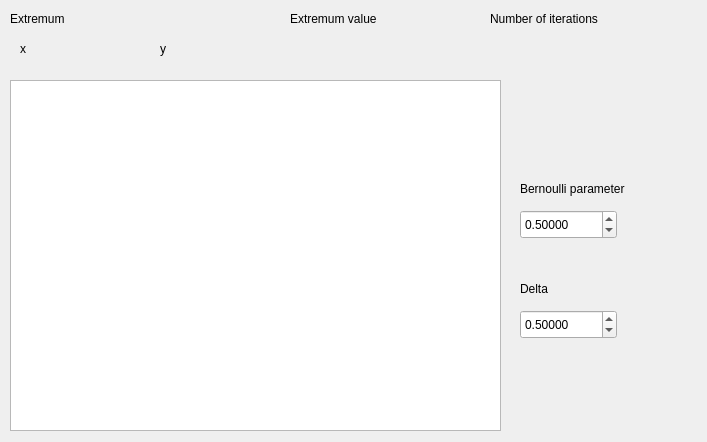
<?xml version="1.0" encoding="UTF-8"?>
<ui version="4.0">
 <class>StochasticDialog</class>
 <widget class="QDialog" name="StochasticDialog">
  <property name="geometry">
   <rect>
    <x>0</x>
    <y>0</y>
    <width>707</width>
    <height>442</height>
   </rect>
  </property>
  <property name="cursor">
   <cursorShape>ArrowCursor</cursorShape>
  </property>
  <property name="windowTitle">
   <string>Dialog</string>
  </property>
  <widget class="QLabel" name="f">
   <property name="geometry">
    <rect>
     <x>290</x>
     <y>40</y>
     <width>131</width>
     <height>17</height>
    </rect>
   </property>
   <property name="text">
    <string/>
   </property>
  </widget>
  <widget class="QLabel" name="label_6">
   <property name="geometry">
    <rect>
     <x>160</x>
     <y>40</y>
     <width>16</width>
     <height>17</height>
    </rect>
   </property>
   <property name="text">
    <string>y</string>
   </property>
  </widget>
  <widget class="QLabel" name="label_7">
   <property name="geometry">
    <rect>
     <x>520</x>
     <y>180</y>
     <width>171</width>
     <height>17</height>
    </rect>
   </property>
   <property name="text">
    <string>Bernoulli parameter</string>
   </property>
  </widget>
  <widget class="QLabel" name="label_8">
   <property name="geometry">
    <rect>
     <x>520</x>
     <y>280</y>
     <width>67</width>
     <height>17</height>
    </rect>
   </property>
   <property name="text">
    <string>Delta</string>
   </property>
  </widget>
  <widget class="QLabel" name="label_4">
   <property name="geometry">
    <rect>
     <x>290</x>
     <y>10</y>
     <width>141</width>
     <height>17</height>
    </rect>
   </property>
   <property name="text">
    <string>Extremum value</string>
   </property>
  </widget>
  <widget class="QDoubleSpinBox" name="prob">
   <property name="geometry">
    <rect>
     <x>520</x>
     <y>210</y>
     <width>97</width>
     <height>29</height>
    </rect>
   </property>
   <property name="cursor">
    <cursorShape>PointingHandCursor</cursorShape>
   </property>
   <property name="decimals">
    <number>5</number>
   </property>
   <property name="maximum">
    <double>1.000000000000000</double>
   </property>
   <property name="singleStep">
    <double>0.100000000000000</double>
   </property>
   <property name="stepType">
    <enum>QAbstractSpinBox::AdaptiveDecimalStepType</enum>
   </property>
   <property name="value">
    <double>0.500000000000000</double>
   </property>
  </widget>
  <widget class="QLabel" name="label_5">
   <property name="geometry">
    <rect>
     <x>20</x>
     <y>40</y>
     <width>21</width>
     <height>17</height>
    </rect>
   </property>
   <property name="text">
    <string>x</string>
   </property>
  </widget>
  <widget class="QLabel" name="label_9">
   <property name="geometry">
    <rect>
     <x>490</x>
     <y>10</y>
     <width>191</width>
     <height>17</height>
    </rect>
   </property>
   <property name="text">
    <string>Number of iterations</string>
   </property>
  </widget>
  <widget class="QDoubleSpinBox" name="delt">
   <property name="geometry">
    <rect>
     <x>520</x>
     <y>310</y>
     <width>97</width>
     <height>29</height>
    </rect>
   </property>
   <property name="cursor">
    <cursorShape>PointingHandCursor</cursorShape>
   </property>
   <property name="decimals">
    <number>5</number>
   </property>
   <property name="maximum">
    <double>1.000000000000000</double>
   </property>
   <property name="singleStep">
    <double>0.100000000000000</double>
   </property>
   <property name="stepType">
    <enum>QAbstractSpinBox::AdaptiveDecimalStepType</enum>
   </property>
   <property name="value">
    <double>0.500000000000000</double>
   </property>
  </widget>
  <widget class="QLabel" name="label_3">
   <property name="geometry">
    <rect>
     <x>10</x>
     <y>10</y>
     <width>91</width>
     <height>17</height>
    </rect>
   </property>
   <property name="text">
    <string>Extremum</string>
   </property>
  </widget>
  <widget class="QLabel" name="y">
   <property name="geometry">
    <rect>
     <x>190</x>
     <y>40</y>
     <width>111</width>
     <height>20</height>
    </rect>
   </property>
   <property name="text">
    <string/>
   </property>
   <property name="scaledContents">
    <bool>true</bool>
   </property>
  </widget>
  <widget class="QLabel" name="x">
   <property name="geometry">
    <rect>
     <x>40</x>
     <y>40</y>
     <width>121</width>
     <height>17</height>
    </rect>
   </property>
   <property name="text">
    <string/>
   </property>
   <property name="scaledContents">
    <bool>true</bool>
   </property>
  </widget>
  <widget class="QLabel" name="k">
   <property name="geometry">
    <rect>
     <x>490</x>
     <y>40</y>
     <width>101</width>
     <height>17</height>
    </rect>
   </property>
   <property name="text">
    <string/>
   </property>
  </widget>
  <widget class="QCustomPlot" name="plot">
   <property name="geometry">
    <rect>
     <x>10</x>
     <y>80</y>
     <width>491</width>
     <height>351</height>
    </rect>
   </property>
  </widget>
 </widget>
 <customwidgets>
  <customwidget>
   <class>QCustomPlot</class>
   <extends>QGraphicsView</extends>
   <header>qcustomplot.h</header>
  </customwidget>
 </customwidgets>
 <resources/>
 <connections/>
</ui>
